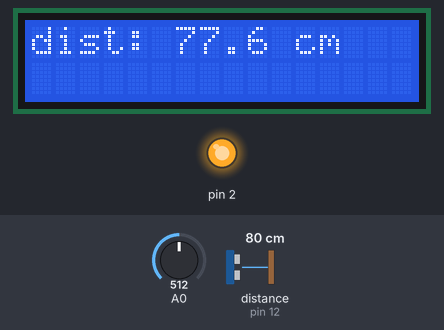
Bench run of a sketch on a simulated Arduino Uno, built with avr-gcc and run on an emulated ATmega328P. Parts: 16×2 character LCD, output pins drawn as LEDs (lit = HIGH). Wiring (inferred from the names in the program): ultrasonic range finder: trigger pin 11; echo pin 12. The inputs (shaded band) are chosen by the test bench; at power-on: A0 = 512, distance to the obstacle (sensor on pin 12) 80 cm. The echo pulse lasts 58.3 µs per cm; pins used as bus, display or sensor lines are not drawn; what the sketch prints to the serial monitor is not drawn.

Above: at 1.29 s.
1.3 s: A0 set to 643
2.8 s: A0 set to 665
At 3.11 s:
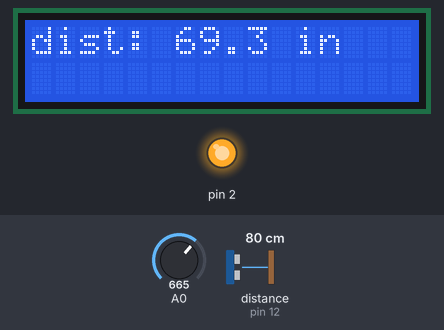
4.9 s: distance to the obstacle (sensor on pin 12) set to 60 cm
At 5.06 s:
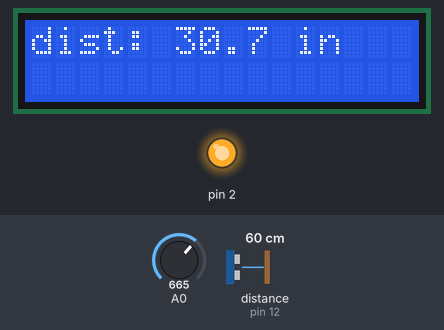
6.4 s: distance to the obstacle (sensor on pin 12) set to 2 cm
At 6.6 s:
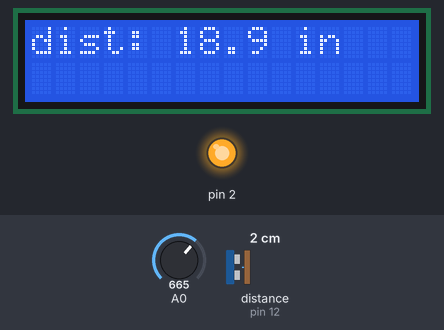
8.0 s: distance to the obstacle (sensor on pin 12) set to 4 cm
At 9.2 s:
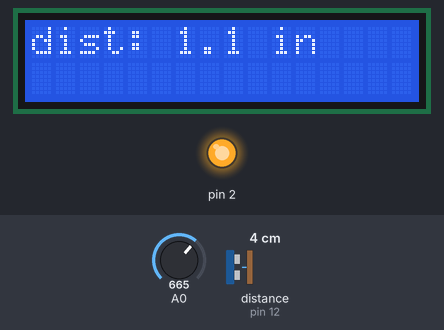
9.6 s: distance to the obstacle (sensor on pin 12) set to 35 cm
At 13.4 s:
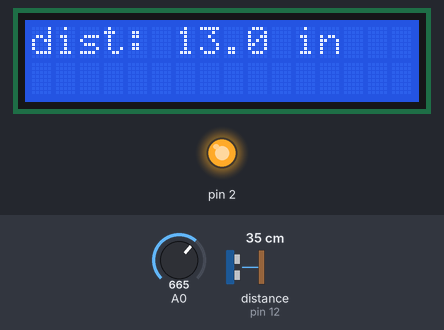

Measured:
- the behaviour switches between 649 and 650 on A0 (found by bisection; images 0 and 1)
- after the input at 2.8 s, the display: changes after 0.25 s (image 1)
- after the input at 9.6 s, the display: first changes after 0.07 s (image 5 shows a later state)
- what the display in image 4 shows lasts 0.6 s, from 8.8 s to 9.4 s

The sketch:

USsr04_avgFlt_LCD_key.ino
```cpp
/* originally LCD 1602 Ultrasonic,
  ... edit 1707 for SR-04 US module;
  _avg vers. reads using exp moving average; _key version adds LCD
  module button actions; could be used for calibration etc
  Got faster response w/ float, print using Streaming.h

   LCD RS pin to digital pin 8
   LCD Enable pin to digital pin 9
   LCD D4 pin to digital pin 4
   LCD D5 pin to digital pin 5
   LCD D6 pin to digital pin 6
   LCD D7 pin to digital pin 7
   LCD BL pin to digital pin 10
   KEY pin to analog pin 0
   Vcc pin to  +5         // above all hardwired w/ shield

   Trig pin to digital pin 11
   Echo pin to digital pin 12

*/
#include <Streaming.h>  // lets lcd print float
#include <LiquidCrystal.h>
#define TP 11     //Trigger pin
#define EP 12     //Echo pin

LiquidCrystal lcd(8, 9, 4, 5, 6, 7);
const char numb[] = "0123456789";
char number_s[] = "000"; // these are used in LCD_conv_data fx, not sure how
char  rword;  // not clear why, how to use
char msgs[5][16] = {"Right Key OK ",
                    "Up Key OK    ",
                    "Down Key OK  ",
                    "Left Key OK  ",
                    "Select Key OK"
                   };
// could read pin A0 then loop thru these to get right msg to print
int adc_key_val[5] = {50, 250, 450, 650, 850 }; // tune for each board
int NUM_KEYS = 5;
int adc_key_in;   // need loop code to read key or make fx() to do it
int key = -1;
int oldkey = -1;
boolean CM = 1;      //Centimeter,  1 tells loop to display CM

void setup()
{
  lcd.begin(16, 2);    // 16 col, 2 row LCD
  Serial.begin(9600);       // 9600 bps, for Ser. Mon. if on
  pinMode(TP, OUTPUT);      // TP output pin for trigger
  pinMode(EP, INPUT);       // EP input pin for echo
  pinMode(2, OUTPUT);
  digitalWrite(2, HIGH); // 5 v for US module et al
  pinMode(A0, INPUT_PULLUP);
}

void loop()
{
  static float distAvg = 69;
  int keyV = analogRead(A0);
  if (keyV < 999)  // some button is pressed
  { // loop thru values in array to ID key
    for (int j = 0; j < NUM_KEYS; j++)
    { if (keyV < adc_key_val[j])
      {
        key = j;
        break;  // exit the for loop
      }  // end if
    } // end for, getting key ID
    // what action to take with key, or key press could toggle some var
    switch (key)
    {
      case 0:
        { //  if "RIGHT"  pressed show this on the screen
          // lcd.print("RIGHT ");
          break;
        }
      case 1:
        {
          // lcd.print("LEFT "); // if "LEFT" show on the screen
          break;
        }
      case 2:
        {
          // lcd.print("UP ");  // button "UP"
          break;
        }
      case 3:
        {
          // lcd.print("DOWN  ");  // button "DOWN"
          break;
        }
      case 4:
        { CM = 0; // sel button tells loop to display INches
          //lcd.print("SELECT");  //  if button "SELECT"
          break;
        }
      default:
        { CM = 1;
          // lcd.print("NONE  ");  //  No action will show "None" on the screen
          break;
        }
    }  // end switch

  }  // end if some key pressed
  else CM = 1; // no key pressed, default to CM
  delay(100);
  long microseconds = TP_init(); // activates the pulser, gets uS back
  float dist = Distance(microseconds, CM);
  //  LCD_conv_data(distance_cm,number_s); unclear when/if needed
  // calc expon MA
  distAvg = (((distAvg * 4) + dist) / 5);
  lcd.clear();
  //  lcd.print("dist : ");
  //  lcd.print(distAvg);
  //  if (CM) lcd.print(" CM");
  //  else lcd.print(" IN");
  // float format prints with 1 decimal digit
  if (CM) lcd << "dist: " << _FLOAT(distAvg, 1) << " cm";
  else lcd << "dist: " << _FLOAT(distAvg, 1) << " in";
  Serial.println(distAvg);

}  // end loop

long TP_init()
{
  digitalWrite(TP, LOW);
  delayMicroseconds(2);
  digitalWrite(TP, HIGH); // make Trig pin HIGH for more than 10us
  delayMicroseconds(10);
  digitalWrite(TP, LOW);
  delayMicroseconds(2);
  // pulse read waits for the echo pin to go HIGH, and
  // returns the length of the echo pulse in microseconds
  long microseconds = pulseIn(EP, HIGH);
  return microseconds;
}

float Distance(long time, int flag)  // returns float
{
  float distance;
  if (flag) // display in cm.
    distance = (time * 17) / 1000;
  // distance  = ((Duration of high level)*(Sonic :340m/s))/2
  // = ((Duration of high level)*(Sonic :0.034 cm/us))/2
  // = ((Duration of high level)/(Sonic :29.4 cm/us))/2
  else  // 1122 ft/sec   13464 in/sec   0.0135 in/uS / 2 for bounce
    distance = (time * 67) / 10000;  // INches, float might be better
  delay(20);
  return distance;
}


//convert number to string, ? need; inverts order of last 5 digits of data_tem
void LCD_conv_data(unsigned int data_tem, char *number_s)
{
  char k = 0;
  if (data_tem != 0)
  {
    for (int i = 5; i != 0 && data_tem != 0; i--)
    {
      k = data_tem % 10;  // k is char but gets a number here? smallest digit
      number_s[i] = numb[k]; // array of 0-9 digits
      data_tem /= 10;
    }
  }
}
```
